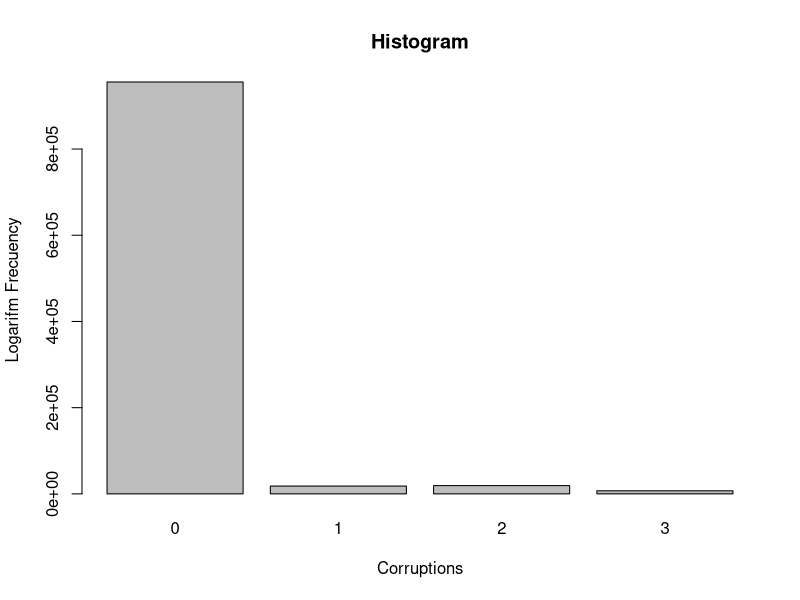
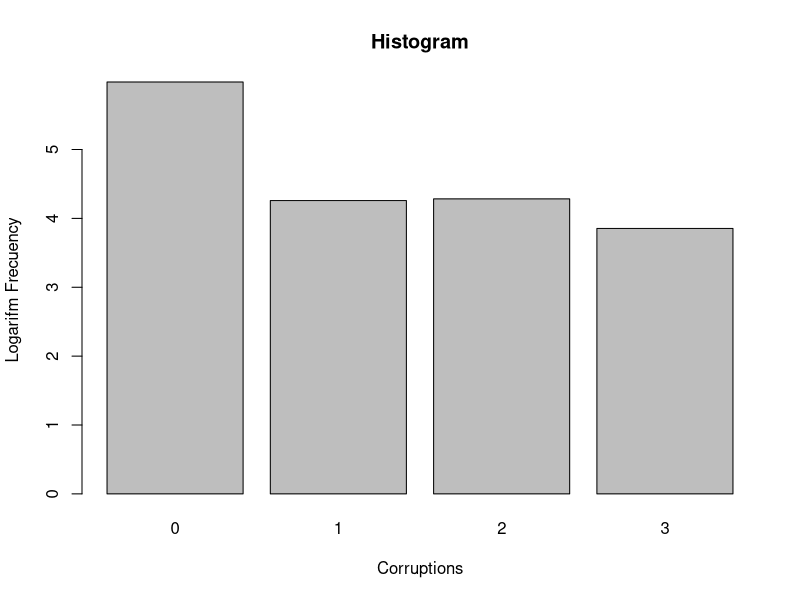
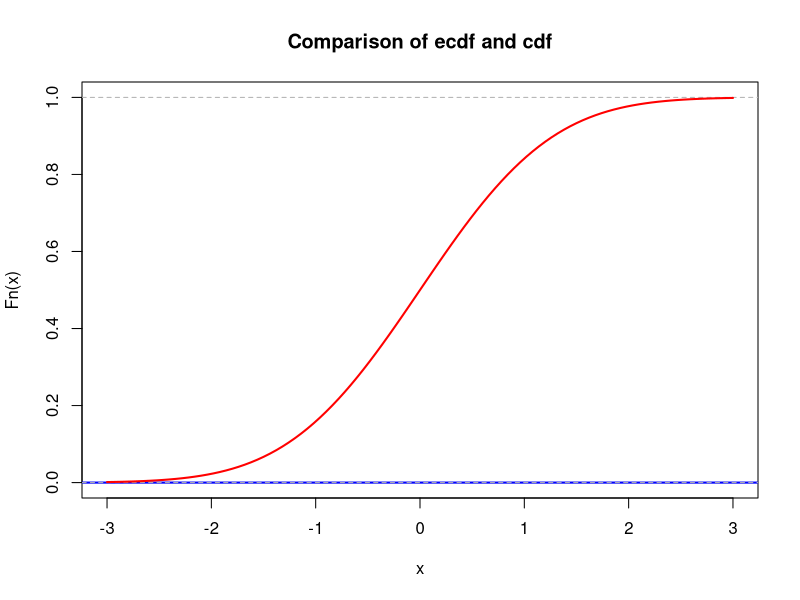
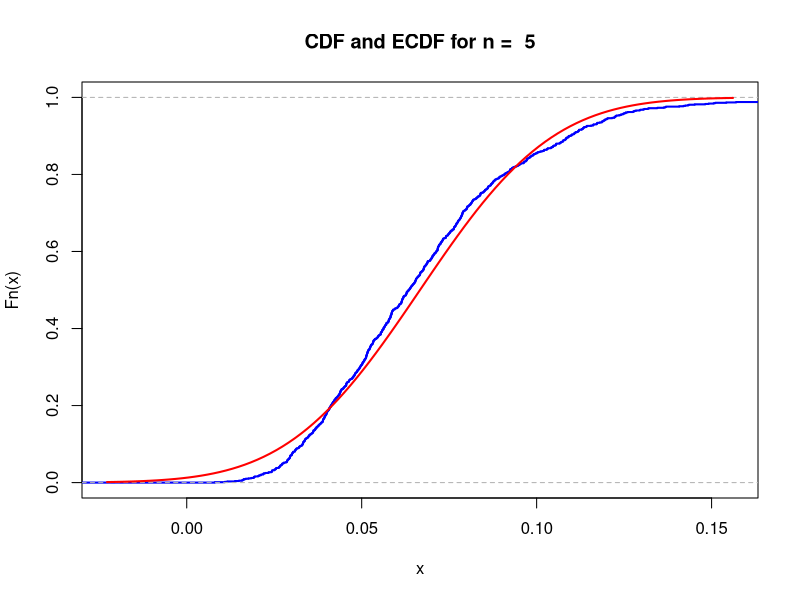
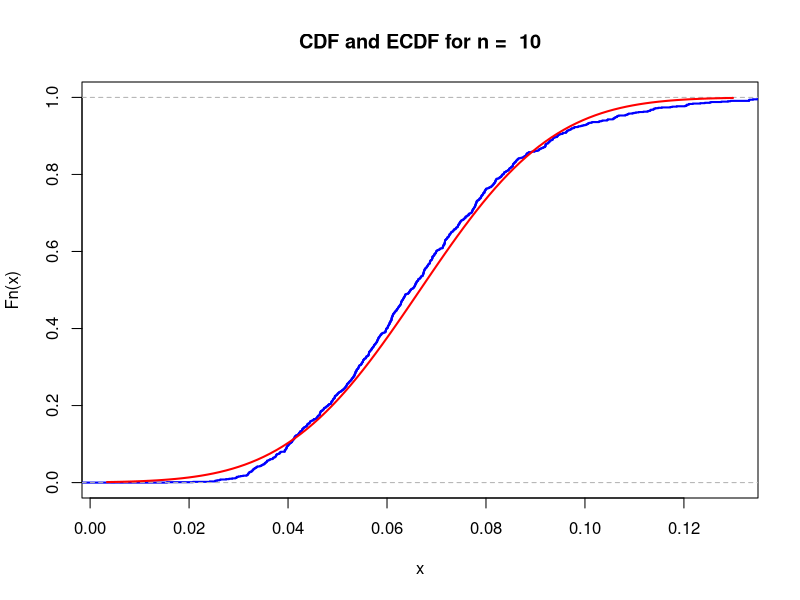
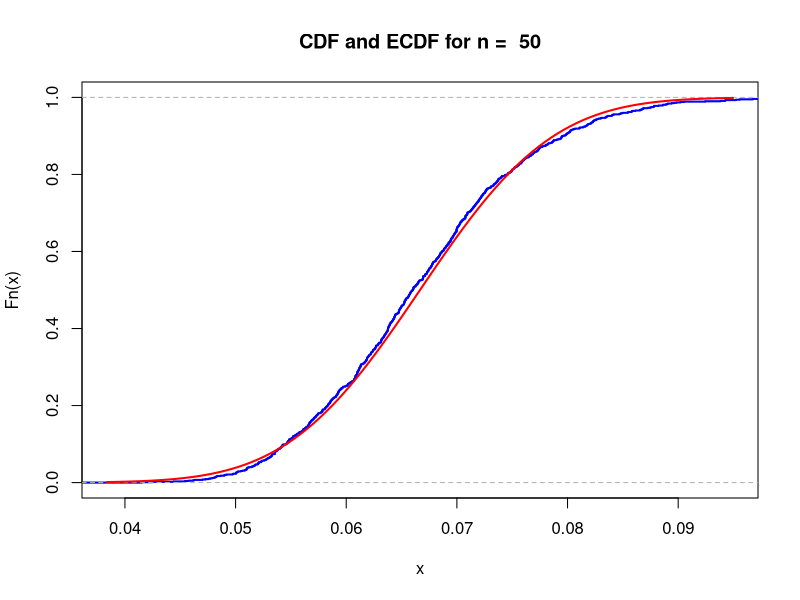

Here is the R script that generated these plots, in order:
## ---- chunk 1
# our team id number 
                        
id <- 5                  
                          
set.seed(id)
p <- id/100

# matrices G and H
G <- matrix(c(1, 1, 1, 0, 0, 0, 0,
		1, 0, 0, 1, 1, 0, 0,
		0, 1, 0, 1, 0, 1, 0,
		1, 1, 0, 1, 0, 0, 1), nrow = 4, byrow = TRUE)
H <- t(matrix(c(1, 0, 1, 0, 1, 0, 1,
		0, 1, 1, 0, 0, 1, 1,
		0, 0, 0, 1, 1, 1, 1), nrow = 3, byrow = TRUE))


cat("The matrix G is: \n") 
G  
cat("The matrix H is: \n") 
H
cat("The product GH must be zero: \n")
(G%*%H) %%2
## ---- chunk 2
message_generator <- function(N) {
  matrix(sample(c(0,1), 4*N, replace = TRUE), nrow = N)
}  

#We choose enough big N
N <- 1000000
messages <- message_generator(N)
cat("Head of our messages matrix \n")
head(messages)

#Multiply all our messages by G matrix to get encode messages
codewords <- (messages %*% G) %% 2
cat("The matrix of encoded messages is: \n")
head(codewords, n = 10)
## ---- chunk 3
#Generate error in encode messages
#1 suit for error during transmission .
generating_errors <- function(N){
  matrix(sample(c(0,1), 7*N, replace = TRUE, prob=c(1-p, p)), nrow=N)
}

errors <- generating_errors(N)
cat("The generated errors matrix is: \n")
head(errors, n = 10)

modulo2 <- function(x){
  return (x %% 2)
}
#Sum matrix with errors and encode messages to show the received messages.
received <- codewords + errors
received <- t(apply(received, 1 , modulo2))
head(received)

## ---- chunk 4

decode <- function(x) {
	# multiplying matrices with recieved messages and matrix H
	z <- x %*% H %% 2
	
	# checking index of the corrupted bit (if exists)
	idx <- z[1,1] + 2 * z[1,2] + 4 * z[1,3]
	
	# correcting the message (flipping the bit)
	if (idx > 0) {
		x[idx] <- (x[idx] + 1) %% 2
	}
	
	# return the decoded message
	return(c(x[3],x[5],x[6],x[7]))
}

decoded_messages <- t(apply(received, 1, decode))
cat("The matrix of decoded messages is: \n")
head(decoded_messages)

## ---- chunk 5
#Sum all correctly decoded messages and divide by total number of all messages
actual_prob <- sum(
	decoded_messages[,1]==messages[,1]& 
	decoded_messages[,2]==messages[,2]&
	decoded_messages[,3]==messages[,3]&
	decoded_messages[,4]==messages[,4]) / N

#Expected probability of our case
expected_probability <- ((1 - p)**7 + 7 * p * (1 - p)**6)
cat("The actual probability is: \n")
actual_prob
cat("The expected probability is: \n")
expected_probability
## ---- chunk 6
expectation = 1 * actual_prob
cat("Expectation is equal to \n")
expectation

#standard deviation
variance = (actual_prob * (1 - actual_prob)) / N

cat("Variance is equal to \n")
variance
cat("Standard deviation is equal to \n")
stand_dev <- sqrt(variance)
stand_dev
## ---- chunk 7
#find and epsilon e = Z*SE
# e - epsilon
# Z - Critical value
# SE - Standard error 
SE <- stand_dev / sqrt(N)

alpha <- 0.05
Z <- qnorm(1 - alpha / 2)
e = Z * SE
cat("Epsilon for N = 1,000,000 equal to \n")
e

cat("If Epsilon less-equal 0.03 than N that guarantees this epsilon equal to \n")
e <- 0.03
N_guar <- ceiling((Z * stand_dev / e) ** 2)
N_guar



## ---- chunk 8

# checking if the message was decoded properly
correct_messages_truth_table <- decoded_messages!=messages
#head(correct_messages_truth_table)
# getting the sum of incorrect messages for every bit

correct_messages_truth_table <- apply(correct_messages_truth_table, 1, sum)
value_counts <- table(correct_messages_truth_table)
df <- data.frame(value_counts)
reversed_df <- as.data.frame(rev(t(apply(df, 1, rev))))
colnames(df) <- c("Corruptions", "Frequency")



barplot(height = df$Frequency, names.arg = df$Corruptions, beside = TRUE,
        xlab = "Corruptions", ylab = "Logarifm Frecuency", main = "Histogram")

## ---- chunk 9
barplot(height = log10(df$Frequency), names.arg = df$Corruptions, beside = TRUE,
        xlab = "Corruptions", ylab = "Logarifm Frecuency", main = "Histogram")
## ---- chunk 10
lambda <- 1  # change this!
N <- 100     # change this!
mu <- N * lambda
K <- 1e3
n <- 5
sample_means <- colMeans(matrix(rpois(n*K, lambda = mu), nrow=n))
## ---- chunk 11
mu <- 0       # change this!
sigma <- 1    # change this!
## ---- chunk 12
xlims <- c(mu-3*sigma,mu+3*sigma)
Fs <- ecdf(sample_means)
plot(Fs, 
     xlim = xlims, 
     ylim = c(0,1),
     col = "blue",
     lwd = 2,
     main = "Comparison of ecdf and cdf")
curve(pnorm(x, mean = mu, sd = sigma), col = "red", lwd = 2, add = TRUE)
## ---- chunk 13
# Calculation of the parameter of exponential r.v.
nu1 <- 15 # 10 + id = 10 + 5

K <- 1e3

n <- c(5, 10, 50)

# Simulation of random variables and calculation of sample means for n=5
# Repeating this K times for n=5
sample_means <- colMeans(matrix(rexp(5*K, rate = nu1), nrow=5))
## ---- chunk 14
mu <- 1 / nu1
sigma <- mu / sqrt(n)
## ---- chunk 15
# Creating a sequence of values from 0 to 1 with a step of 0.025 
# Then use this for finding difference between ECDF and CDF
x <- seq(0, 1, by=0.025)

for (i in n) {
  
  # Simulation of random variables and calculation of sample means for different n
  # Creation of a matrix and calculation of column means
  sample_means <- colMeans(matrix(rexp(i*K, rate = nu1), nrow=i))
  
  # Calculation of μ and σ^2
  mu <- 1 / nu1
  sigma <- mu / sqrt(i)
  
  # Setting the x-axis limits
  # Left and right bounds
  xlims <- c(mu-3*sigma,mu+3*sigma)
  
  # Empirical Cumulative Distribution Function (ECDF) calculation
  Fs <- ecdf(sample_means)
  
  # Visualizing ECDF
  plot(Fs, 
       xlim = xlims, 
       col = "blue",
       lwd = 2,
       main = paste("CDF and ECDF for n = ", i))
  
  # Visualize CDF
  curve(pnorm(x, mean = mu, sd = sigma), col = "red", lwd = 2, add = TRUE)
  
  # Calculating difference between CDF and ECDF
  print(max(abs(ecdf(sample_means)(x)-pnorm(x, mean = mu, sd = sigma))))
}
## ---- chunk 16
n = 100
S <- sum(rexp(n, rate = nu1))
S
## ---- chunk 17
# Lowest and highest value of N
lowest <- 5.56
highest <- 7.02

# Function for estimating new probabilities for values of N
estimation <- function(N, K, nu1) {
  nu <- N * nu1
  
  # Generating K samples of size n from an exponential distribution with rate parameter nu
  values <- replicate(K, sum(rexp(100, rate = nu)))
  
  # Check how many values are >= 1
  # Find probability of having a sum >= 1 for these samples
  prob <- sum(values >= 1) / K
  return(prob)
}

# Create a sequence of values from lowest to highest 
# This is done to cover the range of N values for which probabilities need to be estimated
val <- seq(lowest, highest, by = 0.001)

# Apply the estimation function to each value in the val sequence 
# This calculates the probability of having a sum greater than or equal to 1 for different values of N within the specified range
probs <- sapply(val, function(N) estimation(N, K, nu1))

cat("Probability for N = 5.56 =>", estimation(5.56, K, nu1), "\n")
cat("Probability for N = 6.06 =>", estimation(6.06, K, nu1), "\n")
cat("Probability for N = 7.02 =>", estimation(7.02, K, nu1), "\n")
